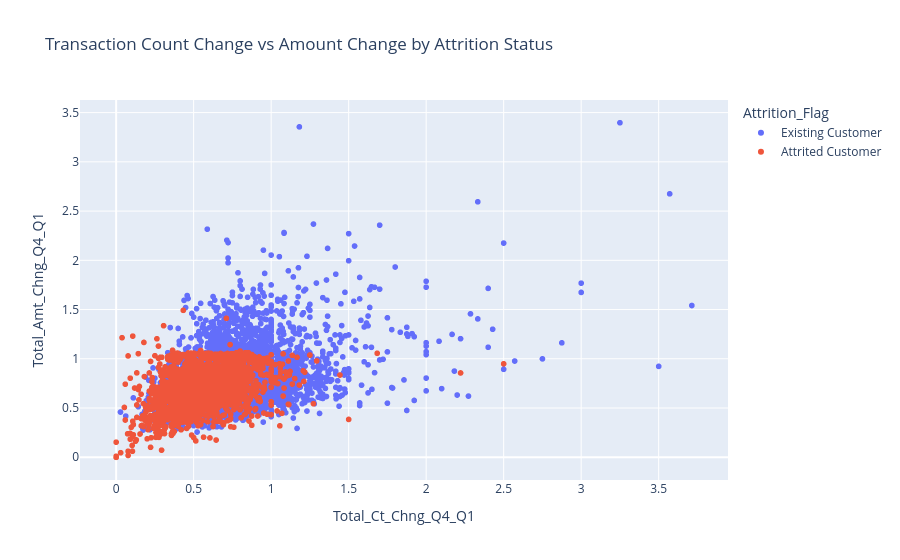

This figure's notebook cell:
### Markdown cell above
### Interactive - Transaction Count Change vs Amount Change By Attrition Status (Plotly)

### Code cell
fig = px.scatter(df_clean, x='Total_Ct_Chng_Q4_Q1', y='Total_Amt_Chng_Q4_Q1', color='Attrition_Flag',
                  title='Transaction Count Change vs Amount Change by Attrition Status')
fig.show()

### Figure 1 — Plotly figure (JSON) as saved in the notebook; plotly's stock layout.template omitted (floating-point values rounded to 4 significant figures; data arrays with more than 128 entries replaced by an {"elided": "..."} marker saying what was removed)
{"data": [{"hovertemplate": "Attrition_Flag=Existing Customer<br>Total_Ct_Chng_Q4_Q1=%{x}<br>Total_Amt_Chng_Q4_Q1=%{y}<extra></extra>", "legendgroup": "Existing Customer", "marker": {"color": "#636efa", "symbol": "circle"}, "mode": "markers", "name": "Existing Customer", "showlegend": true, "type": "scattergl", "x": {"elided": "8500 float values"}, "xaxis": "x", "y": {"elided": "8500 float values"}, "yaxis": "y"}, {"hovertemplate": "Attrition_Flag=Attrited Customer<br>Total_Ct_Chng_Q4_Q1=%{x}<br>Total_Amt_Chng_Q4_Q1=%{y}<extra></extra>", "legendgroup": "Attrited Customer", "marker": {"color": "#EF553B", "symbol": "circle"}, "mode": "markers", "name": "Attrited Customer", "showlegend": true, "type": "scattergl", "x": {"elided": "1627 float values"}, "xaxis": "x", "y": {"elided": "1627 float values"}, "yaxis": "y"}], "layout": {"legend": {"title": {"text": "Attrition_Flag"}, "tracegroupgap": 0}, "title": {"text": "Transaction Count Change vs Amount Change by Attrition Status"}, "xaxis": {"anchor": "y", "domain": [0, 1], "title": {"text": "Total_Ct_Chng_Q4_Q1"}}, "yaxis": {"anchor": "x", "domain": [0, 1], "title": {"text": "Total_Amt_Chng_Q4_Q1"}}}}
